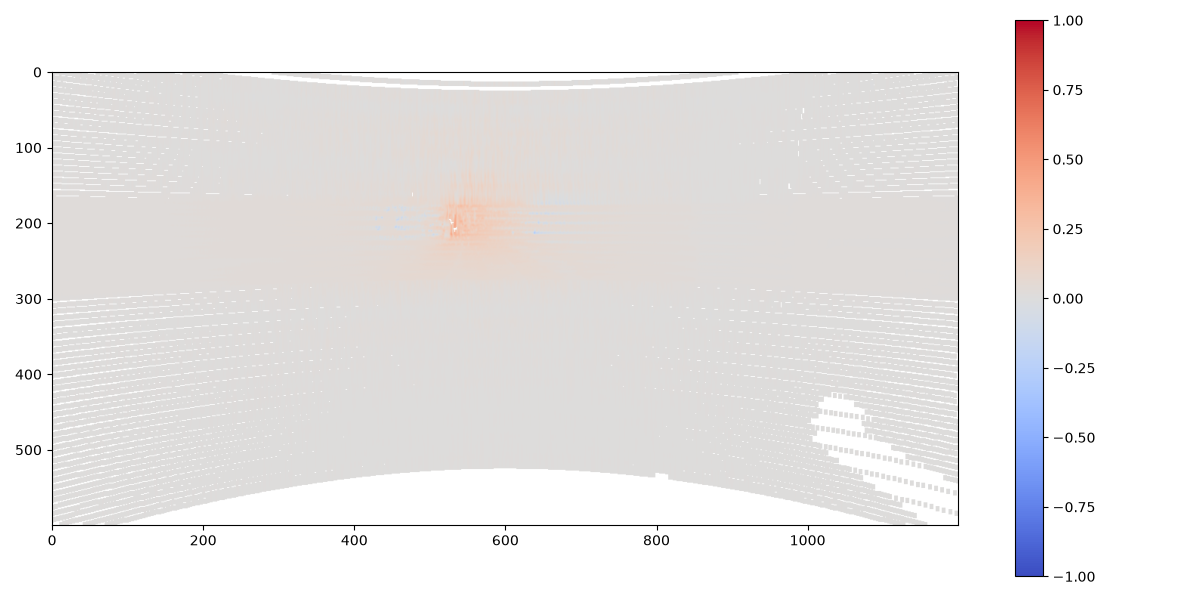

This figure's Python source:
import numpy as np
import matplotlib.pyplot as plt
import scipy.ndimage as ndimage
from pathlib import Path
import sys
sys.path.append('d:/LIDAR')
from rail_detection.loader import load_frame
from algorithm import compute_distance_minus_gradient

points, _ = load_frame(Path('D:/Датасет/roundT_pressureGate_roundT'))
xyz, metric = compute_distance_minus_gradient(points)

W, H_proj = 1200, 800
crop_top = 200
H = H_proj - crop_top
fov_h = np.radians(80) 
f = W / (2 * np.tan(fov_h / 2))
cx, cy = W / 2, H_proj / 2

X_c, Z_c, Y_c = xyz[:, 0], -xyz[:, 1], -xyz[:, 2]
front = Z_c > 0.5
X_c, Y_c, Z_c, metric = X_c[front], Y_c[front], Z_c[front], metric[front]
dist = np.sqrt(X_c**2 + Y_c**2 + Z_c**2)

u = (f * X_c / Z_c + cx).astype(np.int32)
v = (f * Y_c / Z_c + cy).astype(np.int32)

valid = (u >= 0) & (u < W) & (v >= 0) & (v < H_proj)
u, v, metric, dist = u[valid], v[valid], metric[valid], dist[valid]

order = np.argsort(dist)[::-1]
u, v, metric = u[order], v[order], metric[order]

img_metric_proj = np.full((H_proj, W), np.nan)
img_metric_proj[v, u] = metric
img_metric = img_metric_proj[crop_top:, :]

mask_points = np.zeros((H, W), dtype=bool)
valid_crop = (v >= crop_top)
u_crop = u[valid_crop]
v_crop = v[valid_crop] - crop_top
mask_points[v_crop, u_crop] = True
valid_mask = ndimage.maximum_filter(mask_points, footprint=np.ones((7, 5)))

for x in range(W):
    col = img_metric[:, x]
    val = ~np.isnan(col)
    if val.sum() > 1:
        idx = np.arange(H)
        img_metric[:, x] = np.interp(idx, idx[val], col[val])

img_metric[~valid_mask] = np.nan
img_metric_raw = img_metric.copy()

img_metric[np.isnan(img_metric)] = 0
img_metric = ndimage.gaussian_filter(img_metric, sigma=0.8)
img_metric[~valid_mask] = np.nan

plt.figure(figsize=(12, 6), dpi=100)
plt.imshow(img_metric, cmap='coolwarm', vmin=-1.0, vmax=1.0)
plt.colorbar()
plt.tight_layout()
plt.savefig('test_interp2.png')
